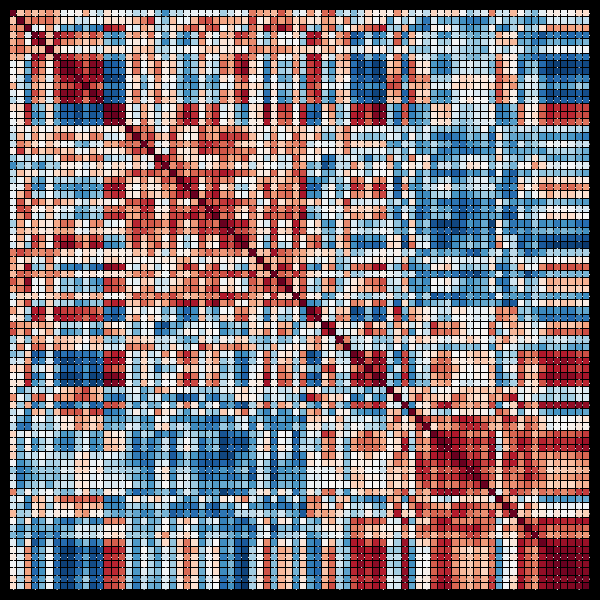

This figure's notebook cell:
### Code cell
# for t, temp in enumerate(feature_temp_vec[-1:]):

t = 3
temp = feature_temp_vec[t]
print(temp)

cc_mat = feature_cc_mat_list[t].iloc[feature_order, feature_order]
fig = px.imshow(cc_mat, color_continuous_scale="RdBu_r", range_color=[-1, 1])

fig.update_layout(width=600, height=600)
fig.update_layout(
    xaxis_title="",
    yaxis_title="",
    font=dict(color="white", family="Arial, sans-serif", size=18)
)

fig.update_xaxes(showticklabels=False)
fig.update_yaxes(showticklabels=False)
fig.update_traces(xgap=1, ygap=1)
fig.update_layout(plot_bgcolor="black", paper_bgcolor="black")
fig.update_layout(coloraxis_showscale=False)
fig.update_layout(margin=dict(l=10, r=10, t=10, b=10))
fig.update_xaxes(automargin=False)
fig.update_yaxes(automargin=False)

fig.write_image(feature_cc_fig_path / f"{col_prefix}_feature_cc_{temp:g}C.png", scale=2)
fig.write_html(feature_cc_fig_path / f"{col_prefix}_feature_cc_{temp:g}C.html")
cc_mat.to_csv(feature_cc_fig_path / f"{col_prefix}_feature_cc_{temp:g}C.csv", index=True)

fig.show()

### Figure 1 — Plotly figure (JSON) as saved in the notebook; plotly's stock layout.template omitted (floating-point values rounded to 4 significant figures; data arrays with more than 128 entries replaced by an {"elided": "..."} marker saying what was removed)
{"data": [{"coloraxis": "coloraxis", "hovertemplate": "x: %{x}<br>y: %{y}<br>color: %{z}<extra></extra>", "name": "0", "type": "heatmap", "x": ["z_mu_b_32", "z_mu_b_93", "z_mu_b_94", "z_mu_b_22", "z_mu_b_52", "z_mu_b_56", "z_mu_b_83", "z_mu_b_39", "z_mu_b_47", "z_mu_b_28", "z_mu_b_40", "z_mu_b_78", "z_mu_b_98", "z_mu_b_64", "z_mu_b_30", "z_mu_b_95", "z_mu_b_63", "z_mu_b_60", "z_mu_b_84", "z_mu_b_50", "z_mu_b_25", "z_mu_b_21", "z_mu_b_31", "z_mu_b_44", "z_mu_b_23", "z_mu_b_82", "z_mu_b_79", "z_mu_b_53", "z_mu_b_99", "z_mu_b_54", "z_mu_b_67", "z_mu_b_38", "z_mu_b_55", "z_mu_b_24", "z_mu_b_36", "z_mu_b_81", "z_mu_b_59", "z_mu_b_73", "z_mu_b_62", "z_mu_b_46", "z_mu_b_49", "z_mu_b_45", "z_mu_b_74", "z_mu_b_29", "z_mu_b_86", "z_mu_b_68", "z_mu_b_70", "z_mu_b_27", "z_mu_b_69", "z_mu_b_77", "z_mu_b_37", "z_mu_b_66", "z_mu_b_51", "z_mu_b_80", "z_mu_b_71", "z_mu_b_35", "z_mu_b_26", "z_mu_b_87", "z_mu_b_34", "z_mu_b_85", "z_mu_b_33", "z_mu_b_57", "z_mu_b_88", "z_mu_b_96", "z_mu_b_92", "z_mu_b_97", "z_mu_b_72", "z_mu_b_48", "z_mu_b_41", "z_mu_b_91", "z_mu_b_65", "z_mu_b_43", "z_mu_b_20", "z_mu_b_76", "z_mu_b_61", "z_mu_b_58", "z_mu_b_90", "z_mu_b_89", "z_mu_b_42", "z_mu_b_75"], "xaxis": "x", "xgap": 1, "y": ["z_mu_b_32", "z_mu_b_93", "z_mu_b_94", "z_mu_b_22", "z_mu_b_52", "z_mu_b_56", "z_mu_b_83", "z_mu_b_39", "z_mu_b_47", "z_mu_b_28", "z_mu_b_40", "z_mu_b_78", "z_mu_b_98", "z_mu_b_64", "z_mu_b_30", "z_mu_b_95", "z_mu_b_63", "z_mu_b_60", "z_mu_b_84", "z_mu_b_50", "z_mu_b_25", "z_mu_b_21", "z_mu_b_31", "z_mu_b_44", "z_mu_b_23", "z_mu_b_82", "z_mu_b_79", "z_mu_b_53", "z_mu_b_99", "z_mu_b_54", "z_mu_b_67", "z_mu_b_38", "z_mu_b_55", "z_mu_b_24", "z_mu_b_36", "z_mu_b_81", "z_mu_b_59", "z_mu_b_73", "z_mu_b_62", "z_mu_b_46", "z_mu_b_49", "z_mu_b_45", "z_mu_b_74", "z_mu_b_29", "z_mu_b_86", "z_mu_b_68", "z_mu_b_70", "z_mu_b_27", "z_mu_b_69", "z_mu_b_77", "z_mu_b_37", "z_mu_b_66", "z_mu_b_51", "z_mu_b_80", "z_mu_b_71", "z_mu_b_35", "z_mu_b_26", "z_mu_b_87", "z_mu_b_34", "z_mu_b_85", "z_mu_b_33", "z_mu_b_57", "z_mu_b_88", "z_mu_b_96", "z_mu_b_92", "z_mu_b_97", "z_mu_b_72", "z_mu_b_48", "z_mu_b_41", "z_mu_b_91", "z_mu_b_65", "z_mu_b_43", "z_mu_b_20", "z_mu_b_76", "z_mu_b_61", "z_mu_b_58", "z_mu_b_90", "z_mu_b_89", "z_mu_b_42", "z_mu_b_75"], "yaxis": "y", "ygap": 1, "z": {"elided": "80x80 float values"}}], "layout": {"coloraxis": {"cmax": 1, "cmin": -1, "colorscale": [[0, "rgb(5,48,97)"], [0.1, "rgb(33,102,172)"], [0.2, "rgb(67,147,195)"], [0.3, "rgb(146,197,222)"], [0.4, "rgb(209,229,240)"], [0.5, "rgb(247,247,247)"], [0.6, "rgb(253,219,199)"], [0.7, "rgb(244,165,130)"], [0.8, "rgb(214,96,77)"], [0.9, "rgb(178,24,43)"], [1, "rgb(103,0,31)"]], "showscale": false}, "font": {"color": "white", "family": "Arial, sans-serif", "size": 18}, "height": 600, "margin": {"b": 10, "l": 10, "r": 10, "t": 10}, "paper_bgcolor": "black", "plot_bgcolor": "black", "width": 600, "xaxis": {"anchor": "y", "automargin": false, "constrain": "domain", "domain": [0, 1], "scaleanchor": "y", "showticklabels": false, "title": {"text": ""}}, "yaxis": {"anchor": "x", "automargin": false, "autorange": "reversed", "constrain": "domain", "domain": [0, 1], "showticklabels": false, "title": {"text": ""}}}}
